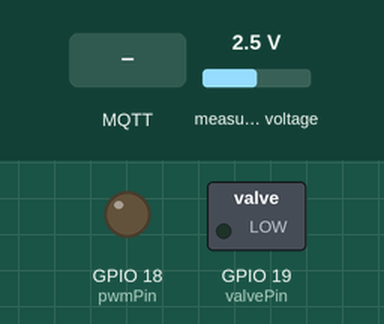
This sketch was run on a simulated ESP32. On the bench: switched loads named in the sketch (green lamp = pin HIGH), output pins drawn as LEDs (lit = HIGH). The inputs (shaded band) are chosen by the test bench; at power-on: measured voltage 2.5 V. WiFi joins after 1.5 s; servers stay silent unless stated; no MQTT or app messages arrive unless stated; what the sketch prints to the serial monitor is not drawn.

Above: at 2.7 s.
2.8 s: MQTT message "close" arrives on the first subscribed topic
At 4.0 s:
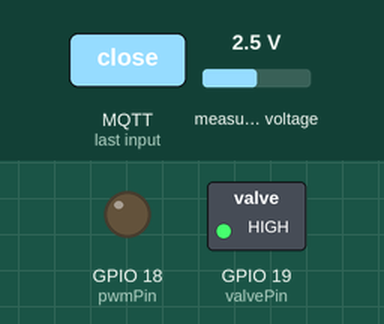
4.3 s: measured voltage set to 3.8 V
At 6.4 s:
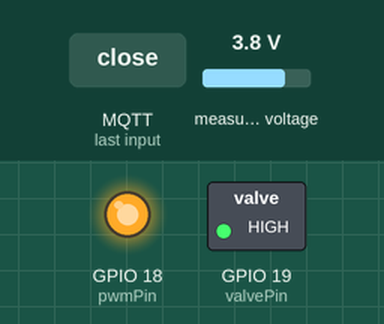
6.9 s: MQTT message "open" arrives on the first subscribed topic
At 8.2 s:
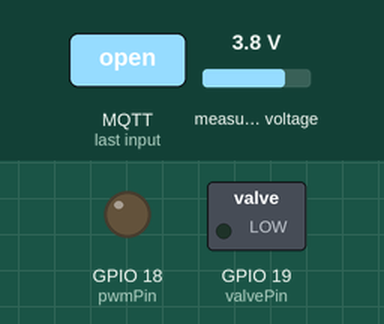
Timing chart, 0 to 9.9 s (numbered marks = the images above; inputs shaded):
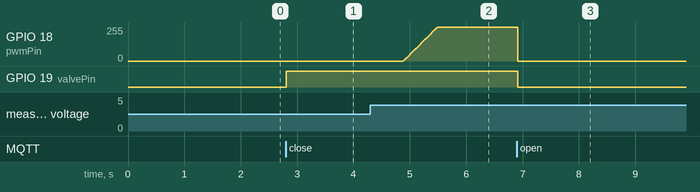

Measured:
- after the input at 2.8 s, GPIO 19 (valvePin): LOW → HIGH at once
- after the input at 4.3 s, GPIO 18 (pwmPin): moves from 0/255 to 255/255 over 0.61 s, starting after 0.58 s
- after the input at 6.9 s, GPIO 18 (pwmPin): 255/255 → 0/255 at once; GPIO 19 (valvePin): HIGH → LOW at once

The sketch:

uplifting_project.ino
```cpp
#include <Wire.h>
#include <Adafruit_ADS1X15.h>
#include <WiFi.h>
#include <PubSubClient.h>

Adafruit_ADS1115 ads;
const char* ssid = "eti-lab_2.4GHz";
const char* password = "unwisdom-salue-topotype";
const char* mqtt_server = "192.168.1.128";
WiFiClient espClient;
PubSubClient client(espClient);
const int pwmPin = 18;
const int valvePin = 19;
const int presion_obj1 = 132;
const int presionLimite = 135;
float pressure_kPa;
float error, u, z = 0, u2;
int Upwm;
const float Kp = 15.0;
const float Ki = 12.0;
int cerrar1 = 0;
int16_t adc0;
float voltage;
unsigned long start;
unsigned long end;
bool begin;

void setup_wifi(){
  delay(10);
  Serial.print("Connecting to ");
  Serial.println(ssid);
  WiFi.begin(ssid, password);
  while (WiFi.status() != WL_CONNECTED){
    delay(500);
    Serial.print(".");
  }
  Serial.println("WiFi connected");
  Serial.println("IP address: ");
  Serial.println(WiFi.localIP());
}

void callback(char* topic, byte* message, unsigned int length){
  String messageTemp;
  for (int i = 0; i < length; i++){
    messageTemp += (char)message[i];
  }
  if (String(topic) == "gripper"){
    if (messageTemp == "close"){
      if (cerrar1 != 1){
        begin = true;
      }
      cerrar1 = 1;
    }
    else if (messageTemp == "open"){
      if (cerrar1 != 0){
        begin = true;
      }
      cerrar1 = 0;
    }
  }
}

void reconnect(){
  while (!client.connected()){
    if (client.connect("ESPClient_bomba")){
      client.subscribe("gripper");
    }
    else{
      delay(5000);
    }
  }
}

void setup(){
  pinMode(pwmPin, OUTPUT);
  pinMode(valvePin, OUTPUT);
  Serial.begin(115200);
  Serial.println("Control de Presión con Sensor XGZP6847A");
  setup_wifi();
  client.setServer(mqtt_server, 1883);
  client.setCallback(callback);
  if (!ads.begin()){
    Serial.println("Error al inicializar el ADS1115.");
    while (1);
  }
  Serial.println("ADS1115 iniciado con éxito.");
}

void loop(){
  if (!client.connected()){
    reconnect();
  }
  client.loop();
  if (cerrar1 == 1){
    adc0 = ads.readADC_SingleEnded(0);
    voltage = adc0 * 0.1875 / 1000;
    pressure_kPa = (voltage - 0.5) * 100 / 4.0;
    pressure_kPa = pressure_kPa ;
    error = presion_obj1 - pressure_kPa;
    u = Kp * error;
    Upwm = -0.0073 * (u * u) + 2.9488 * u - 185.29;
    if (begin){
      z = 0.006 * error;
    }
    else{
      z = 0.006 * error + z;
    }
    u2 = Upwm + Kp * error + Ki * z;
    analogWrite(pwmPin, u2);
    digitalWrite(valvePin, HIGH);
    end = millis();
    if (begin){
      Serial.println("cerrar");
      Serial.print("adc0 ");
      Serial.print(adc0);
      Serial.print(" voltage ");
      Serial.print(voltage);
      Serial.print(" pressute_kPa ");
      Serial.print(pressure_kPa);
      Serial.print(" error ");
      Serial.print(error);
      Serial.print(" u ");
      Serial.print(u);
      Serial.print(" Upwm ");
      Serial.print(Upwm);
      Serial.print(" z ");
      Serial.print(z);
      Serial.print(" u2 ");
      Serial.print(u2);
      begin = false;
    }
    if (end - start >= 1000){
      Serial.println();
      Serial.println(u2);
      Serial.print("ADC: ");
      Serial.println(adc0);
      Serial.print("voltageSensor: ");
      Serial.println(voltage);
      Serial.print("pressure_kPa: ");
      Serial.println(pressure_kPa);
      client.publish("pressure", String(pressure_kPa).c_str());
      start = millis();
    }
    if (pressure_kPa > presionLimite){
      cerrar1 = 0;
      error = 0;
      analogWrite(pwmPin, 0);
      digitalWrite(valvePin, LOW);
      Serial.println("Presión excede 160 kPa. Bomba apagada.");
      Serial.println(pressure_kPa);
    }
  }
  else if (cerrar1 == 0){
    if (begin){
      adc0 = ads.readADC_SingleEnded(0);
      voltage = adc0 * 0.1875 / 1000;
      pressure_kPa = (voltage - 0.5) * 100 / 4.0;
      pressure_kPa = pressure_kPa ;
      Serial.println("abrir");
      analogWrite(pwmPin, 0);
      digitalWrite(valvePin, LOW);
      Serial.println("Bomba apagada. Válvula cerrada.");
      Serial.print("Presión ajustada (kPa): ");
      Serial.println(pressure_kPa);
      client.publish("presion", String(pressure_kPa).c_str());
      begin = false;
    }
  }
}
```
